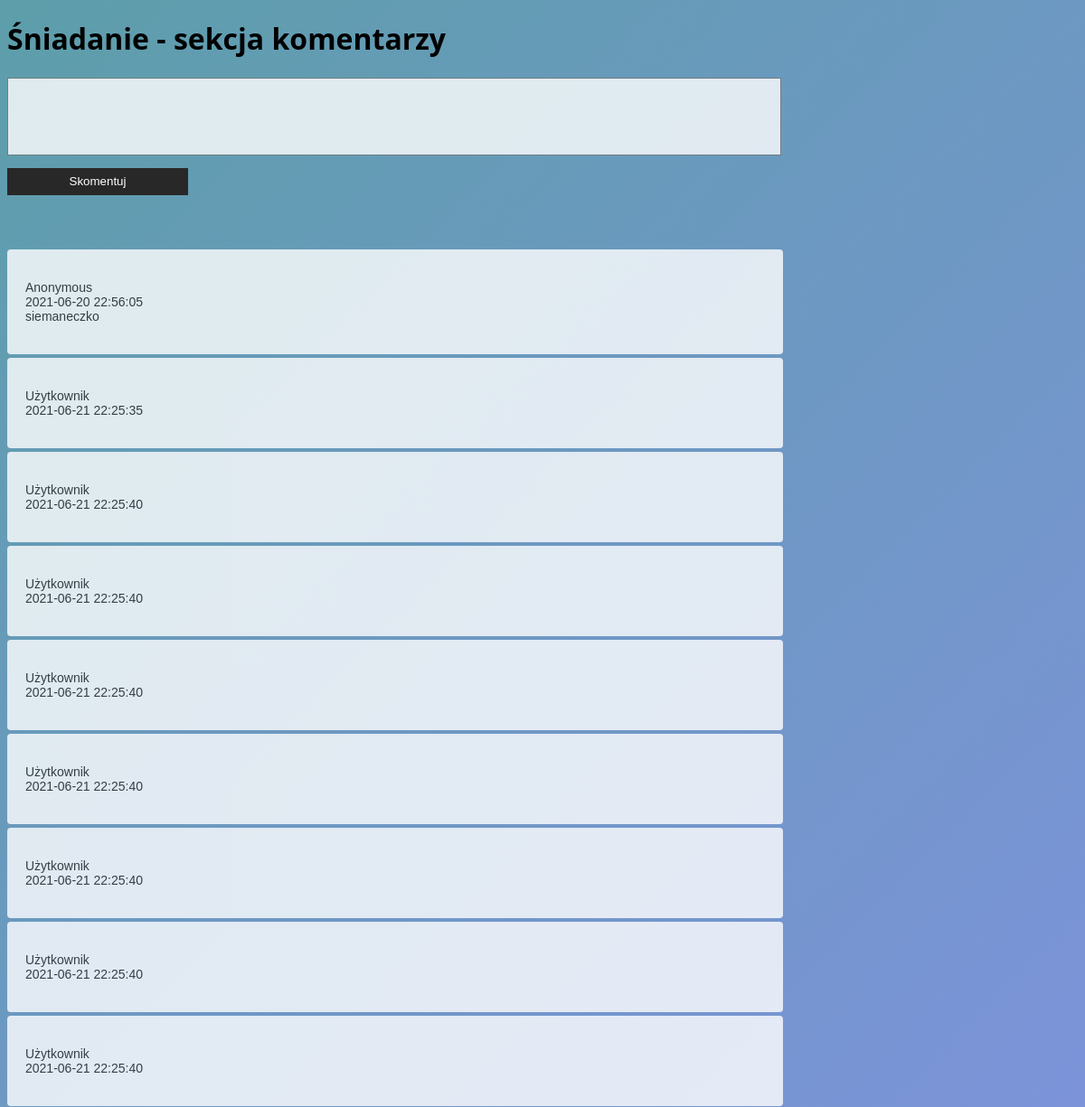
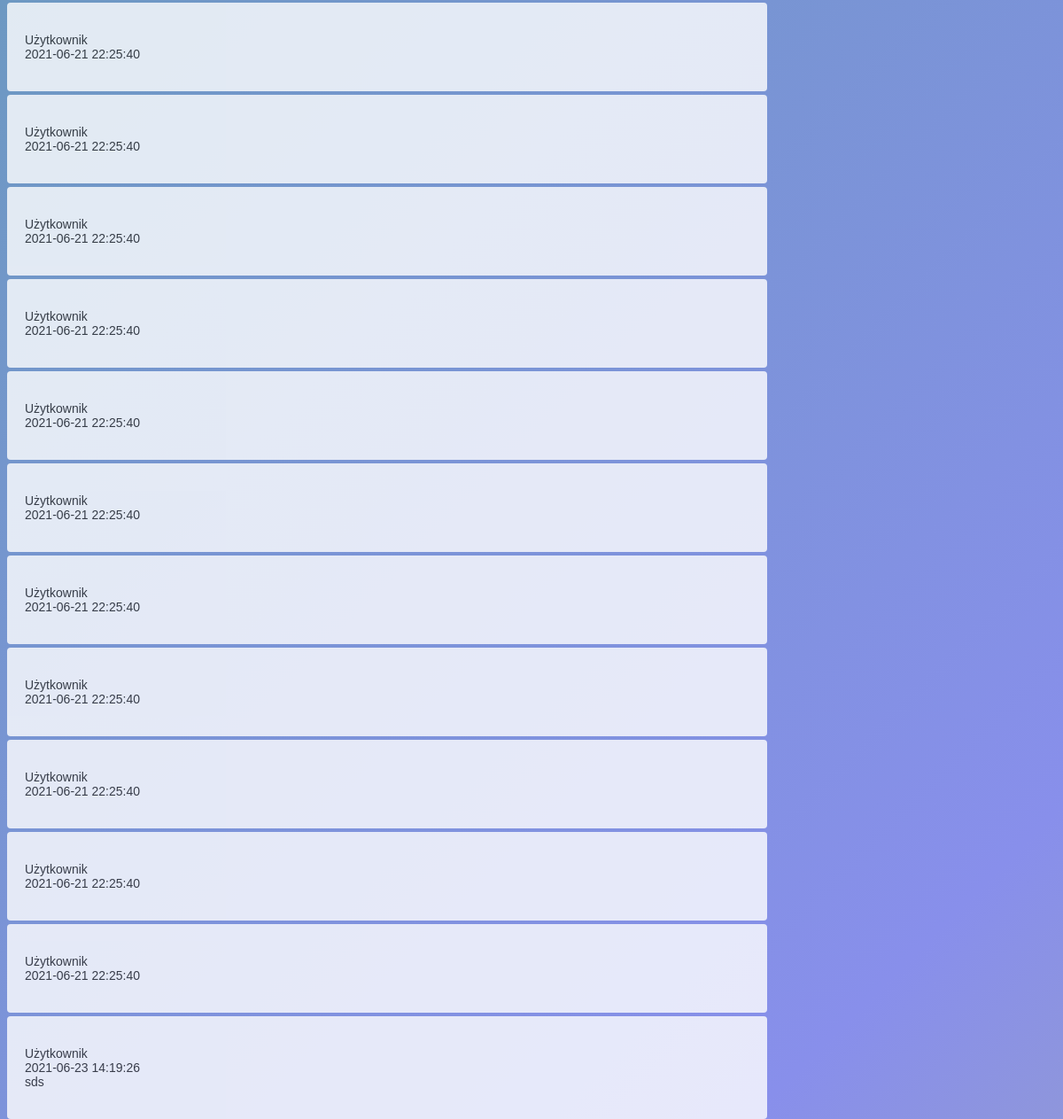
Page /commentuser_s.php on the committed database (2 pictures, top to bottom).
### tables this page shows
CREATE TABLE `comments_s` (
  `cid` int(11) NOT NULL,
  `username` varchar(200) NOT NULL,
  `date` datetime NOT NULL,
  `message` text NOT NULL
);

### comments.inc.user_s.php (the view, shortened to what this page needs)
<?php
function getComments($conn) {
    $sql = "SELECT * FROM comments_s";
    $result = $conn->query($sql);
    while($row = $result->fetch_assoc()) {
        echo "<div class ='comment-area'><p>";
            echo $row['username']."<br>";
            echo $row['date']."<br>";
            echo nl2br($row['message']);
        echo "</p>
           </div>";
    }
    }
?>
<!DOCTYPE html>
<html lang="en">
<head>
</head>
<body>
    <h1>Śniadanie - sekcja komentarzy</h1>
</body>
</html>

### commentuser_s.php (shortened to what this page needs)
<?php
    include 'dbcon.inc.php';
    include 'comments.inc.user_s.php';
?>
<!DOCTYPE html>
<html lang="en">
<head>
    <link rel="stylesheet" type="text/css" href="commentsstyle.css">
</head>
<body>
<?php
echo "<form method='POST' action='".setComments($conn)."'>
    <input type='hidden' name='username' value='Użytkownik'>
    <input type='hidden' name='date' value='".date('Y-m-d H:i:s')."'>
    <textarea name='message'></textarea><br>
    <button type = 'submit'name='commentSubmit'>Skomentuj</button>
</form>";
getComments($conn);
?>
</body>
</html>

### commentsstyle.css (style rules this page uses)
textarea { width: 850px; height: 80px; background-color: white; resize: none; margin-bottom: 10px; opacity: 0.8; }
button { width: 200px; height: 30px; background-color: #292828; border: none; color: #fff; font-family: arial; font-weight: 400; cursor: pointer; margin-bottom: 60px; }
.comment-area { width: 818px; padding: 20px; margin-bottom: 4px; background-color: white; border-radius: 4px; position: relative; opacity: 0.8; }
.comment-area p { font-family: arial; font-size: 14px; line-height: 16px; color: #282828; font-weight: 100; }
html, body { width: 100%; height:100%; }
body { background: linear-gradient(-45deg, #9548ad, #c4cf5b, #888feb, #5d9eaa); background-size: 500% 500%; animation: gradient 14s ease infinite; }
body h1 { font-family: 'Segoe UI', Tahoma, Geneva, Verdana, sans-serif; }

### rows in the picture
comments_s: username "Anonymous", date "2021-06-20 22:56:05", message "siemaneczko"
comments_s: username "Użytkownik", date "2021-06-21 22:25:35"
comments_s: username "Użytkownik", date "2021-06-21 22:25:40"
comments_s: username "Użytkownik", date "2021-06-21 22:25:40"
comments_s: username "Użytkownik", date "2021-06-21 22:25:40"
comments_s: username "Użytkownik", date "2021-06-21 22:25:40"
comments_s: username "Użytkownik", date "2021-06-21 22:25:40"
comments_s: username "Użytkownik", date "2021-06-21 22:25:40"
comments_s: username "Użytkownik", date "2021-06-21 22:25:40"
comments_s: username "Użytkownik", date "2021-06-21 22:25:40"
comments_s: username "Użytkownik", date "2021-06-21 22:25:40"
comments_s: username "Użytkownik", date "2021-06-21 22:25:40"
comments_s: username "Użytkownik", date "2021-06-21 22:25:40"
comments_s: username "Użytkownik", date "2021-06-21 22:25:40"
comments_s: username "Użytkownik", date "2021-06-21 22:25:40"
comments_s: username "Użytkownik", date "2021-06-21 22:25:40"
comments_s: username "Użytkownik", date "2021-06-21 22:25:40"
comments_s: username "Użytkownik", date "2021-06-21 22:25:40"
comments_s: username "Użytkownik", date "2021-06-21 22:25:40"
comments_s: username "Użytkownik", date "2021-06-21 22:25:40"
comments_s: username "Użytkownik", date "2021-06-23 14:19:26", message "sds"
